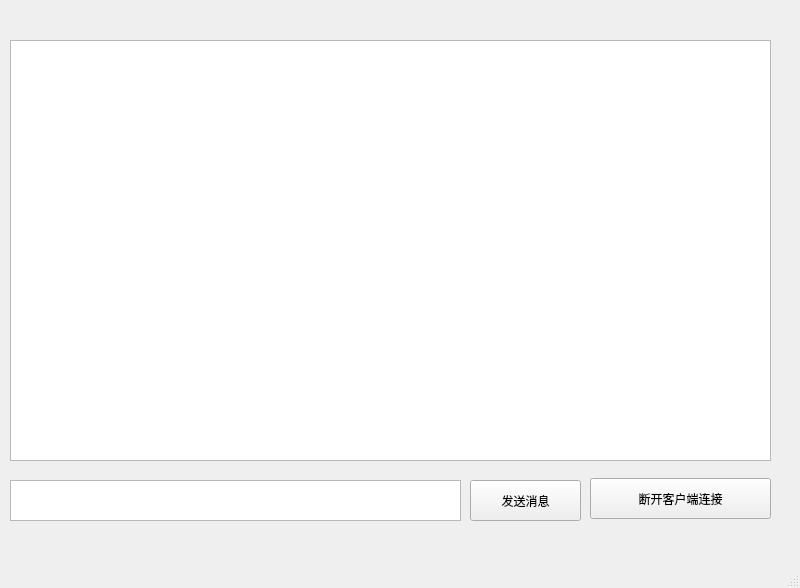
<?xml version="1.0" encoding="UTF-8"?>
<ui version="4.0">
 <class>MainWindow</class>
 <widget class="QMainWindow" name="MainWindow">
  <property name="geometry">
   <rect>
    <x>0</x>
    <y>0</y>
    <width>800</width>
    <height>588</height>
   </rect>
  </property>
  <property name="windowTitle">
   <string>MainWindow</string>
  </property>
  <widget class="QWidget" name="centralwidget">
   <widget class="QTextEdit" name="look_message">
    <property name="geometry">
     <rect>
      <x>10</x>
      <y>40</y>
      <width>761</width>
      <height>421</height>
     </rect>
    </property>
   </widget>
   <widget class="QPushButton" name="send">
    <property name="geometry">
     <rect>
      <x>470</x>
      <y>480</y>
      <width>111</width>
      <height>41</height>
     </rect>
    </property>
    <property name="text">
     <string>发送消息</string>
    </property>
   </widget>
   <widget class="QTextEdit" name="input_message">
    <property name="geometry">
     <rect>
      <x>10</x>
      <y>480</y>
      <width>451</width>
      <height>41</height>
     </rect>
    </property>
   </widget>
   <widget class="QPushButton" name="dis_client">
    <property name="geometry">
     <rect>
      <x>590</x>
      <y>478</y>
      <width>181</width>
      <height>41</height>
     </rect>
    </property>
    <property name="text">
     <string>断开客户端连接</string>
    </property>
   </widget>
  </widget>
  <widget class="QMenuBar" name="menubar">
   <property name="geometry">
    <rect>
     <x>0</x>
     <y>0</y>
     <width>800</width>
     <height>31</height>
    </rect>
   </property>
  </widget>
  <widget class="QStatusBar" name="statusbar"/>
 </widget>
 <resources/>
 <connections/>
</ui>
